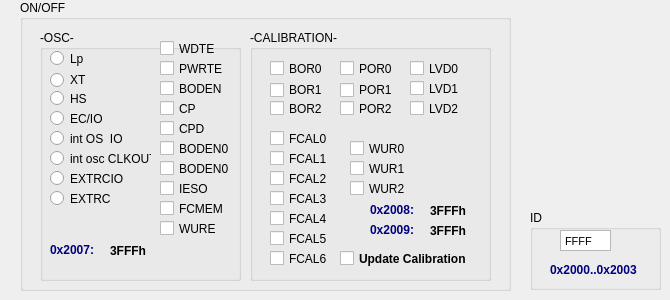
     <widget class="QWidget" name="page_4">
      <widget class="QGroupBox" name="groupBox_14">
       <property name="geometry">
        <rect>
         <x>20</x>
         <y>0</y>
         <width>491</width>
         <height>291</height>
        </rect>
       </property>
       <property name="title">
        <string>ON/OFF</string>
       </property>
       <widget class="QGroupBox" name="groupBox_16">
        <property name="geometry">
         <rect>
          <x>230</x>
          <y>30</y>
          <width>241</width>
          <height>251</height>
         </rect>
        </property>
        <property name="title">
         <string>-CALIBRATION-</string>
        </property>
        <widget class="QCheckBox" name="CHb_pic12_BOR0">
         <property name="geometry">
          <rect>
           <x>20</x>
           <y>30</y>
           <width>70</width>
           <height>17</height>
          </rect>
         </property>
         <property name="text">
          <string>BOR0</string>
         </property>
        </widget>
        <widget class="QCheckBox" name="CHb_pic12_BOR1">
         <property name="geometry">
          <rect>
           <x>20</x>
           <y>50</y>
           <width>71</width>
           <height>20</height>
          </rect>
         </property>
         <property name="text">
          <string>BOR1</string>
         </property>
        </widget>
        <widget class="QCheckBox" name="CHb_pic12_BOR2">
         <property name="geometry">
          <rect>
           <x>20</x>
           <y>70</y>
           <width>70</width>
           <height>17</height>
          </rect>
         </property>
         <property name="text">
          <string>BOR2</string>
         </property>
        </widget>
        <widget class="QCheckBox" name="CHb_pic12_POR2">
         <property name="geometry">
          <rect>
           <x>90</x>
           <y>70</y>
           <width>70</width>
           <height>17</height>
          </rect>
         </property>
         <property name="text">
          <string>POR2</string>
         </property>
        </widget>
        <widget class="QCheckBox" name="CHb_pic12_POR0">
         <property name="geometry">
          <rect>
           <x>90</x>
           <y>30</y>
           <width>70</width>
           <height>17</height>
          </rect>
         </property>
         <property name="text">
          <string>POR0</string>
         </property>
        </widget>
        <widget class="QCheckBox" name="CHb_pic12_POR1">
         <property name="geometry">
          <rect>
           <x>90</x>
           <y>50</y>
           <width>71</width>
           <height>20</height>
          </rect>
         </property>
         <property name="text">
          <string>POR1</string>
         </property>
        </widget>
        <widget class="QCheckBox" name="CHb_pic12_fcalo">
         <property name="geometry">
          <rect>
           <x>20</x>
           <y>100</y>
           <width>70</width>
           <height>17</height>
          </rect>
         </property>
         <property name="text">
          <string>FCAL0</string>
         </property>
        </widget>
        <widget class="QCheckBox" name="CHb_pic12_fcalo1">
         <property name="geometry">
          <rect>
           <x>20</x>
           <y>120</y>
           <width>70</width>
           <height>17</height>
          </rect>
         </property>
         <property name="text">
          <string>FCAL1</string>
         </property>
        </widget>
        <widget class="QCheckBox" name="CHb_pic12_fcalo2">
         <property name="geometry">
          <rect>
           <x>20</x>
           <y>140</y>
           <width>70</width>
           <height>17</height>
          </rect>
         </property>
         <property name="text">
          <string>FCAL2</string>
         </property>
        </widget>
        <widget class="QCheckBox" name="CHb_pic12_fcalo3">
         <property name="geometry">
          <rect>
           <x>20</x>
           <y>160</y>
           <width>70</width>
           <height>17</height>
          </rect>
         </property>
         <property name="text">
          <string>FCAL3</string>
         </property>
        </widget>
        <widget class="QCheckBox" name="CHb_pic12_fcalo6">
         <property name="geometry">
          <rect>
           <x>20</x>
           <y>220</y>
           <width>70</width>
           <height>17</height>
          </rect>
         </property>
         <property name="text">
          <string>FCAL6</string>
         </property>
        </widget>
        <widget class="QCheckBox" name="CHb_pic12_fcalo5">
         <property name="geometry">
          <rect>
           <x>20</x>
           <y>200</y>
           <width>70</width>
           <height>17</height>
          </rect>
         </property>
         <property name="text">
          <string>FCAL5</string>
         </property>
        </widget>
        <widget class="QCheckBox" name="CHb_pic12_fcalo4">
         <property name="geometry">
          <rect>
           <x>20</x>
           <y>180</y>
           <width>70</width>
           <height>17</height>
          </rect>
         </property>
         <property name="text">
          <string>FCAL4</string>
         </property>
        </widget>
        <widget class="QCheckBox" name="CHb_pic12_lvd0">
         <property name="geometry">
          <rect>
           <x>160</x>
           <y>30</y>
           <width>70</width>
           <height>17</height>
          </rect>
         </property>
         <property name="text">
          <string>LVD0</string>
         </property>
        </widget>
        <widget class="QCheckBox" name="CHb_pic12_lvd1">
         <property name="geometry">
          <rect>
           <x>160</x>
           <y>50</y>
           <width>70</width>
           <height>17</height>
          </rect>
         </property>
         <property name="text">
          <string>LVD1</string>
         </property>
        </widget>
        <widget class="QCheckBox" name="CHb_pic12_lvd2">
         <property name="geometry">
          <rect>
           <x>160</x>
           <y>70</y>
           <width>70</width>
           <height>17</height>
          </rect>
         </property>
         <property name="text">
          <string>LVD2</string>
         </property>
        </widget>
        <widget class="QCheckBox" name="CHb_pic12_WUR0">
         <property name="geometry">
          <rect>
           <x>100</x>
           <y>110</y>
           <width>70</width>
           <height>17</height>
          </rect>
         </property>
         <property name="text">
          <string>WUR0</string>
         </property>
        </widget>
        <widget class="QCheckBox" name="CHb_pic12_WUR2">
         <property name="geometry">
          <rect>
           <x>100</x>
           <y>130</y>
           <width>70</width>
           <height>17</height>
          </rect>
         </property>
         <property name="text">
          <string>WUR1</string>
         </property>
        </widget>
        <widget class="QCheckBox" name="CHb_pic12_WUR3">
         <property name="geometry">
          <rect>
           <x>100</x>
           <y>150</y>
           <width>70</width>
           <height>17</height>
          </rect>
         </property>
         <property name="text">
          <string>WUR2</string>
         </property>
        </widget>
        <widget class="QLabel" name="label_14">
         <property name="geometry">
          <rect>
           <x>120</x>
           <y>170</y>
           <width>61</width>
           <height>20</height>
          </rect>
         </property>
         <property name="palette">
          <palette>
           <active>
            <colorrole role="WindowText">
             <brush brushstyle="SolidPattern">
              <color alpha="255">
               <red>0</red>
               <green>0</green>
               <blue>127</blue>
              </color>
             </brush>
            </colorrole>
            <colorrole role="Text">
             <brush brushstyle="SolidPattern">
              <color alpha="255">
               <red>0</red>
               <green>0</green>
               <blue>127</blue>
              </color>
             </brush>
            </colorrole>
            <colorrole role="ButtonText">
             <brush brushstyle="SolidPattern">
              <color alpha="255">
               <red>0</red>
               <green>0</green>
               <blue>127</blue>
              </color>
             </brush>
            </colorrole>
           </active>
           <inactive>
            <colorrole role="WindowText">
             <brush brushstyle="SolidPattern">
              <color alpha="255">
               <red>0</red>
               <green>0</green>
               <blue>127</blue>
              </color>
             </brush>
            </colorrole>
            <colorrole role="Text">
             <brush brushstyle="SolidPattern">
              <color alpha="255">
               <red>0</red>
               <green>0</green>
               <blue>127</blue>
              </color>
             </brush>
            </colorrole>
            <colorrole role="ButtonText">
             <brush brushstyle="SolidPattern">
              <color alpha="255">
               <red>0</red>
               <green>0</green>
               <blue>127</blue>
              </color>
             </brush>
            </colorrole>
           </inactive>
           <disabled>
            <colorrole role="WindowText">
             <brush brushstyle="SolidPattern">
              <color alpha="255">
               <red>118</red>
               <green>116</green>
               <blue>108</blue>
              </color>
             </brush>
            </colorrole>
            <colorrole role="Text">
             <brush brushstyle="SolidPattern">
              <color alpha="255">
               <red>118</red>
               <green>116</green>
               <blue>108</blue>
              </color>
             </brush>
            </colorrole>
            <colorrole role="ButtonText">
             <brush brushstyle="SolidPattern">
              <color alpha="255">
               <red>118</red>
               <green>116</green>
               <blue>108</blue>
              </color>
             </brush>
            </colorrole>
           </disabled>
          </palette>
         </property>
         <property name="font">
          <font>
           <pointsize>9</pointsize>
           <weight>75</weight>
           <bold>true</bold>
          </font>
         </property>
         <property name="focusPolicy">
          <enum>Qt::ClickFocus</enum>
         </property>
         <property name="contextMenuPolicy">
          <enum>Qt::DefaultContextMenu</enum>
         </property>
         <property name="frameShadow">
          <enum>QFrame::Raised</enum>
         </property>
         <property name="lineWidth">
          <number>2</number>
         </property>
         <property name="text">
          <string>0x2008:</string>
         </property>
        </widget>
        <widget class="QLabel" name="label_pic12_2008">
         <property name="geometry">
          <rect>
           <x>180</x>
           <y>170</y>
           <width>46</width>
           <height>21</height>
          </rect>
         </property>
         <property name="font">
          <font>
           <pointsize>9</pointsize>
           <weight>75</weight>
           <bold>true</bold>
          </font>
         </property>
         <property name="text">
          <string>3FFFh</string>
         </property>
        </widget>
        <widget class="QLabel" name="label_18">
         <property name="geometry">
          <rect>
           <x>120</x>
           <y>190</y>
           <width>61</width>
           <height>20</height>
          </rect>
         </property>
         <property name="palette">
          <palette>
           <active>
            <colorrole role="WindowText">
             <brush brushstyle="SolidPattern">
              <color alpha="255">
               <red>0</red>
               <green>0</green>
               <blue>127</blue>
              </color>
             </brush>
            </colorrole>
            <colorrole role="Text">
             <brush brushstyle="SolidPattern">
              <color alpha="255">
               <red>0</red>
               <green>0</green>
               <blue>127</blue>
              </color>
             </brush>
            </colorrole>
            <colorrole role="ButtonText">
             <brush brushstyle="SolidPattern">
              <color alpha="255">
               <red>0</red>
               <green>0</green>
               <blue>127</blue>
              </color>
             </brush>
            </colorrole>
           </active>
           <inactive>
            <colorrole role="WindowText">
             <brush brushstyle="SolidPattern">
              <color alpha="255">
               <red>0</red>
               <green>0</green>
               <blue>127</blue>
              </color>
             </brush>
            </colorrole>
            <colorrole role="Text">
             <brush brushstyle="SolidPattern">
              <color alpha="255">
               <red>0</red>
               <green>0</green>
               <blue>127</blue>
              </color>
             </brush>
            </colorrole>
            <colorrole role="ButtonText">
             <brush brushstyle="SolidPattern">
              <color alpha="255">
               <red>0</red>
               <green>0</green>
               <blue>127</blue>
              </color>
             </brush>
            </colorrole>
           </inactive>
           <disabled>
            <colorrole role="WindowText">
             <brush brushstyle="SolidPattern">
              <color alpha="255">
               <red>118</red>
               <green>116</green>
               <blue>108</blue>
              </color>
             </brush>
            </colorrole>
            <colorrole role="Text">
             <brush brushstyle="SolidPattern">
              <color alpha="255">
               <red>118</red>
               <green>116</green>
               <blue>108</blue>
              </color>
             </brush>
            </colorrole>
            <colorrole role="ButtonText">
             <brush brushstyle="SolidPattern">
              <color alpha="255">
               <red>118</red>
               <green>116</green>
               <blue>108</blue>
              </color>
             </brush>
            </colorrole>
           </disabled>
          </palette>
         </property>
         <property name="font">
          <font>
           <pointsize>9</pointsize>
           <weight>75</weight>
           <bold>true</bold>
          </font>
         </property>
         <property name="focusPolicy">
          <enum>Qt::ClickFocus</enum>
         </property>
         <property name="contextMenuPolicy">
          <enum>Qt::DefaultContextMenu</enum>
         </property>
         <property name="frameShadow">
          <enum>QFrame::Raised</enum>
         </property>
         <property name="lineWidth">
          <number>2</number>
         </property>
         <property name="text">
          <string>0x2009:</string>
         </property>
        </widget>
        <widget class="QLabel" name="label_pic12_2009">
         <property name="geometry">
          <rect>
           <x>180</x>
           <y>190</y>
           <width>46</width>
           <height>21</height>
          </rect>
         </property>
         <property name="font">
          <font>
           <pointsize>9</pointsize>
           <weight>75</weight>
           <bold>true</bold>
          </font>
         </property>
         <property name="text">
          <string>3FFFh</string>
         </property>
        </widget>
        <widget class="QCheckBox" name="CHb_pic12_update_cal">
         <property name="geometry">
          <rect>
           <x>90</x>
           <y>220</y>
           <width>131</width>
           <height>17</height>
          </rect>
         </property>
         <property name="font">
          <font>
           <weight>75</weight>
           <bold>true</bold>
          </font>
         </property>
         <property name="acceptDrops">
          <bool>true</bool>
         </property>
         <property name="text">
          <string>Update Calibration</string>
         </property>
        </widget>
       </widget>
       <widget class="QGroupBox" name="groupBox_17">
        <property name="geometry">
         <rect>
          <x>20</x>
          <y>30</y>
          <width>201</width>
          <height>251</height>
         </rect>
        </property>
        <property name="title">
         <string>-OSC-</string>
        </property>
        <widget class="QRadioButton" name="Rd_pi12_lp_2">
         <property name="geometry">
          <rect>
           <x>10</x>
           <y>20</y>
           <width>82</width>
           <height>17</height>
          </rect>
         </property>
         <property name="text">
          <string>Lp</string>
         </property>
        </widget>
        <widget class="QRadioButton" name="Rd_pi12_xt_2">
         <property name="geometry">
          <rect>
           <x>10</x>
           <y>40</y>
           <width>81</width>
           <height>20</height>
          </rect>
         </property>
         <property name="text">
          <string>XT</string>
         </property>
        </widget>
        <widget class="QRadioButton" name="Rd_pi12_hs_2">
         <property name="geometry">
          <rect>
           <x>10</x>
           <y>60</y>
           <width>82</width>
           <height>17</height>
          </rect>
         </property>
         <property name="text">
          <string>HS</string>
         </property>
        </widget>
        <widget class="QRadioButton" name="Rd_pi12_ec_io_2">
         <property name="geometry">
          <rect>
           <x>10</x>
           <y>80</y>
           <width>82</width>
           <height>17</height>
          </rect>
         </property>
         <property name="text">
          <string>EC/IO</string>
         </property>
        </widget>
        <widget class="QRadioButton" name="Rd_pi12_osc_io_2">
         <property name="geometry">
          <rect>
           <x>10</x>
           <y>100</y>
           <width>82</width>
           <height>17</height>
          </rect>
         </property>
         <property name="text">
          <string>int OS  IO</string>
         </property>
        </widget>
        <widget class="QRadioButton" name="Rd_pi12_osc_clkout_2">
         <property name="geometry">
          <rect>
           <x>10</x>
           <y>120</y>
           <width>101</width>
           <height>17</height>
          </rect>
         </property>
         <property name="text">
          <string>int osc CLKOUT</string>
         </property>
        </widget>
        <widget class="QRadioButton" name="Rd_pi12_rc_io_2">
         <property name="geometry">
          <rect>
           <x>10</x>
           <y>140</y>
           <width>82</width>
           <height>17</height>
          </rect>
         </property>
         <property name="text">
          <string>EXTRCIO</string>
         </property>
        </widget>
        <widget class="QRadioButton" name="Rd_pi12_rc_6">
         <property name="geometry">
          <rect>
           <x>10</x>
           <y>160</y>
           <width>82</width>
           <height>17</height>
          </rect>
         </property>
         <property name="text">
          <string>EXTRC</string>
         </property>
        </widget>
        <widget class="QCheckBox" name="CHb_pic12_BODEN1">
         <property name="geometry">
          <rect>
           <x>120</x>
           <y>130</y>
           <width>70</width>
           <height>17</height>
          </rect>
         </property>
         <property name="text">
          <string>BODEN0</string>
         </property>
        </widget>
        <widget class="QCheckBox" name="CHb_pic12_wdt_3">
         <property name="geometry">
          <rect>
           <x>120</x>
           <y>10</y>
           <width>70</width>
           <height>17</height>
          </rect>
         </property>
         <property name="text">
          <string>WDTE</string>
         </property>
        </widget>
        <widget class="QCheckBox" name="CHb_pic12_CP_2">
         <property name="geometry">
          <rect>
           <x>120</x>
           <y>70</y>
           <width>70</width>
           <height>17</height>
          </rect>
         </property>
         <property name="text">
          <string>CP</string>
         </property>
        </widget>
        <widget class="QCheckBox" name="CHb_pic12_BODEN0">
         <property name="geometry">
          <rect>
           <x>120</x>
           <y>110</y>
           <width>70</width>
           <height>17</height>
          </rect>
         </property>
         <property name="text">
          <string>BODEN0</string>
         </property>
        </widget>
        <widget class="QCheckBox" name="CHb_pic12_pwrte_2">
         <property name="geometry">
          <rect>
           <x>120</x>
           <y>30</y>
           <width>70</width>
           <height>17</height>
          </rect>
         </property>
         <property name="text">
          <string>PWRTE</string>
         </property>
        </widget>
        <widget class="QCheckBox" name="CHb_pic12_cpd_2">
         <property name="geometry">
          <rect>
           <x>120</x>
           <y>90</y>
           <width>70</width>
           <height>17</height>
          </rect>
         </property>
         <property name="text">
          <string>CPD</string>
         </property>
        </widget>
        <widget class="QCheckBox" name="CHb_pic12_boden_2">
         <property name="geometry">
          <rect>
           <x>120</x>
           <y>50</y>
           <width>70</width>
           <height>17</height>
          </rect>
         </property>
         <property name="text">
          <string>BODEN</string>
         </property>
        </widget>
        <widget class="QLabel" name="label_13">
         <property name="geometry">
          <rect>
           <x>10</x>
           <y>210</y>
           <width>61</width>
           <height>20</height>
          </rect>
         </property>
         <property name="palette">
          <palette>
           <active>
            <colorrole role="WindowText">
             <brush brushstyle="SolidPattern">
              <color alpha="255">
               <red>0</red>
               <green>0</green>
               <blue>127</blue>
              </color>
             </brush>
            </colorrole>
            <colorrole role="Text">
             <brush brushstyle="SolidPattern">
              <color alpha="255">
               <red>0</red>
               <green>0</green>
               <blue>127</blue>
              </color>
             </brush>
            </colorrole>
            <colorrole role="ButtonText">
             <brush brushstyle="SolidPattern">
              <color alpha="255">
               <red>0</red>
               <green>0</green>
               <blue>127</blue>
              </color>
             </brush>
            </colorrole>
           </active>
           <inactive>
            <colorrole role="WindowText">
             <brush brushstyle="SolidPattern">
              <color alpha="255">
               <red>0</red>
               <green>0</green>
               <blue>127</blue>
              </color>
             </brush>
            </colorrole>
            <colorrole role="Text">
             <brush brushstyle="SolidPattern">
              <color alpha="255">
               <red>0</red>
               <green>0</green>
               <blue>127</blue>
              </color>
             </brush>
            </colorrole>
            <colorrole role="ButtonText">
             <brush brushstyle="SolidPattern">
              <color alpha="255">
               <red>0</red>
               <green>0</green>
               <blue>127</blue>
              </color>
             </brush>
            </colorrole>
           </inactive>
           <disabled>
            <colorrole role="WindowText">
             <brush brushstyle="SolidPattern">
              <color alpha="255">
               <red>118</red>
               <green>116</green>
               <blue>108</blue>
              </color>
             </brush>
            </colorrole>
            <colorrole role="Text">
             <brush brushstyle="SolidPattern">
              <color alpha="255">
               <red>118</red>
               <green>116</green>
               <blue>108</blue>
              </color>
             </brush>
            </colorrole>
            <colorrole role="ButtonText">
             <brush brushstyle="SolidPattern">
              <color alpha="255">
               <red>118</red>
               <green>116</green>
               <blue>108</blue>
              </color>
             </brush>
            </colorrole>
           </disabled>
          </palette>
         </property>
         <property name="font">
          <font>
           <pointsize>9</pointsize>
           <weight>75</weight>
           <bold>true</bold>
          </font>
         </property>
         <property name="focusPolicy">
          <enum>Qt::ClickFocus</enum>
         </property>
         <property name="contextMenuPolicy">
          <enum>Qt::DefaultContextMenu</enum>
         </property>
         <property name="frameShadow">
          <enum>QFrame::Raised</enum>
         </property>
         <property name="lineWidth">
          <number>2</number>
         </property>
         <property name="text">
          <string>0x2007:</string>
         </property>
        </widget>
        <widget class="QLabel" name="label_pic12_2007">
         <property name="geometry">
          <rect>
           <x>70</x>
           <y>210</y>
           <width>46</width>
           <height>21</height>
          </rect>
         </property>
         <property name="font">
          <font>
           <pointsize>9</pointsize>
           <weight>75</weight>
           <bold>true</bold>
          </font>
         </property>
         <property name="text">
          <string>3FFFh</string>
         </property>
        </widget>
        <widget class="QCheckBox" name="CHb_pic12_IESO">
         <property name="geometry">
          <rect>
           <x>120</x>
           <y>150</y>
           <width>70</width>
           <height>17</height>
          </rect>
         </property>
         <property name="text">
          <string>IESO</string>
         </property>
        </widget>
        <widget class="QCheckBox" name="CHb_pic12_FCMEM">
         <property name="geometry">
          <rect>
           <x>120</x>
           <y>170</y>
           <width>70</width>
           <height>17</height>
          </rect>
         </property>
         <property name="text">
          <string>FCMEM</string>
         </property>
        </widget>
        <widget class="QCheckBox" name="CHb_pic12_WURE">
         <property name="geometry">
          <rect>
           <x>120</x>
           <y>190</y>
           <width>70</width>
           <height>17</height>
          </rect>
         </property>
         <property name="text">
          <string>WURE</string>
         </property>
        </widget>
       </widget>
      </widget>
      <widget class="QGroupBox" name="groupBox_18">
       <property name="geometry">
        <rect>
         <x>530</x>
         <y>210</y>
         <width>131</width>
         <height>80</height>
        </rect>
       </property>
       <property name="title">
        <string>ID</string>
       </property>
       <widget class="QTextEdit" name="txtE_low_8">
        <property name="enabled">
         <bool>true</bool>
        </property>
        <property name="geometry">
         <rect>
          <x>30</x>
          <y>20</y>
          <width>51</width>
          <height>21</height>
         </rect>
        </property>
        <property name="whatsThis">
         <string notr="true"/>
        </property>
        <property name="accessibleName">
         <string notr="true"/>
        </property>
        <property name="verticalScrollBarPolicy">
         <enum>Qt::ScrollBarAlwaysOff</enum>
        </property>
        <property name="undoRedoEnabled">
         <bool>false</bool>
        </property>
        <property name="html">
         <string>&lt;!DOCTYPE HTML PUBLIC &quot;-//W3C//DTD HTML 4.0//EN&quot; &quot;http://www.w3.org/TR/REC-html40/strict.dtd&quot;&gt;
&lt;html&gt;&lt;head&gt;&lt;meta name=&quot;qrichtext&quot; content=&quot;1&quot; /&gt;&lt;style type=&quot;text/css&quot;&gt;
p, li { white-space: pre-wrap; }
&lt;/style&gt;&lt;/head&gt;&lt;body style=&quot; font-family:'MS Shell Dlg 2'; font-size:8.25pt; font-weight:400; font-style:normal;&quot;&gt;
&lt;p style=&quot; margin-top:0px; margin-bottom:0px; margin-left:0px; margin-right:0px; -qt-block-indent:0; text-indent:0px;&quot;&gt;&lt;span style=&quot; font-size:8pt;&quot;&gt;FFFF&lt;/span&gt;&lt;/p&gt;&lt;/body&gt;&lt;/html&gt;</string>
        </property>
        <property name="overwriteMode">
         <bool>true</bool>
        </property>
        <property name="tabStopWidth">
         <number>2</number>
        </property>
        <property name="acceptRichText">
         <bool>true</bool>
        </property>
       </widget>
       <widget class="QLabel" name="label_15">
        <property name="geometry">
         <rect>
          <x>20</x>
          <y>50</y>
          <width>101</width>
          <height>20</height>
         </rect>
        </property>
        <property name="palette">
         <palette>
          <active>
           <colorrole role="WindowText">
            <brush brushstyle="SolidPattern">
             <color alpha="255">
              <red>0</red>
              <green>0</green>
              <blue>127</blue>
             </color>
            </brush>
           </colorrole>
           <colorrole role="Text">
            <brush brushstyle="SolidPattern">
             <color alpha="255">
              <red>0</red>
              <green>0</green>
              <blue>127</blue>
             </color>
            </brush>
           </colorrole>
           <colorrole role="ButtonText">
            <brush brushstyle="SolidPattern">
             <color alpha="255">
              <red>0</red>
              <green>0</green>
              <blue>127</blue>
             </color>
            </brush>
           </colorrole>
          </active>
          <inactive>
           <colorrole role="WindowText">
            <brush brushstyle="SolidPattern">
             <color alpha="255">
              <red>0</red>
              <green>0</green>
              <blue>127</blue>
             </color>
            </brush>
           </colorrole>
           <colorrole role="Text">
            <brush brushstyle="SolidPattern">
             <color alpha="255">
              <red>0</red>
              <green>0</green>
              <blue>127</blue>
             </color>
            </brush>
           </colorrole>
           <colorrole role="ButtonText">
            <brush brushstyle="SolidPattern">
             <color alpha="255">
              <red>0</red>
              <green>0</green>
              <blue>127</blue>
             </color>
            </brush>
           </colorrole>
          </inactive>
          <disabled>
           <colorrole role="WindowText">
            <brush brushstyle="SolidPattern">
             <color alpha="255">
              <red>118</red>
              <green>116</green>
              <blue>108</blue>
             </color>
            </brush>
           </colorrole>
           <colorrole role="Text">
            <brush brushstyle="SolidPattern">
             <color alpha="255">
              <red>118</red>
              <green>116</green>
              <blue>108</blue>
             </color>
            </brush>
           </colorrole>
           <colorrole role="ButtonText">
            <brush brushstyle="SolidPattern">
             <color alpha="255">
              <red>118</red>
              <green>116</green>
              <blue>108</blue>
             </color>
            </brush>
           </colorrole>
          </disabled>
         </palette>
        </property>
        <property name="font">
         <font>
          <pointsize>9</pointsize>
          <weight>75</weight>
          <bold>true</bold>
         </font>
        </property>
        <property name="focusPolicy">
         <enum>Qt::ClickFocus</enum>
        </property>
        <property name="contextMenuPolicy">
         <enum>Qt::DefaultContextMenu</enum>
        </property>
        <property name="frameShadow">
         <enum>QFrame::Raised</enum>
        </property>
        <property name="lineWidth">
         <number>2</number>
        </property>
        <property name="text">
         <string>0x2000..0x2003</string>
        </property>
       </widget>
      </widget>
     </widget>
